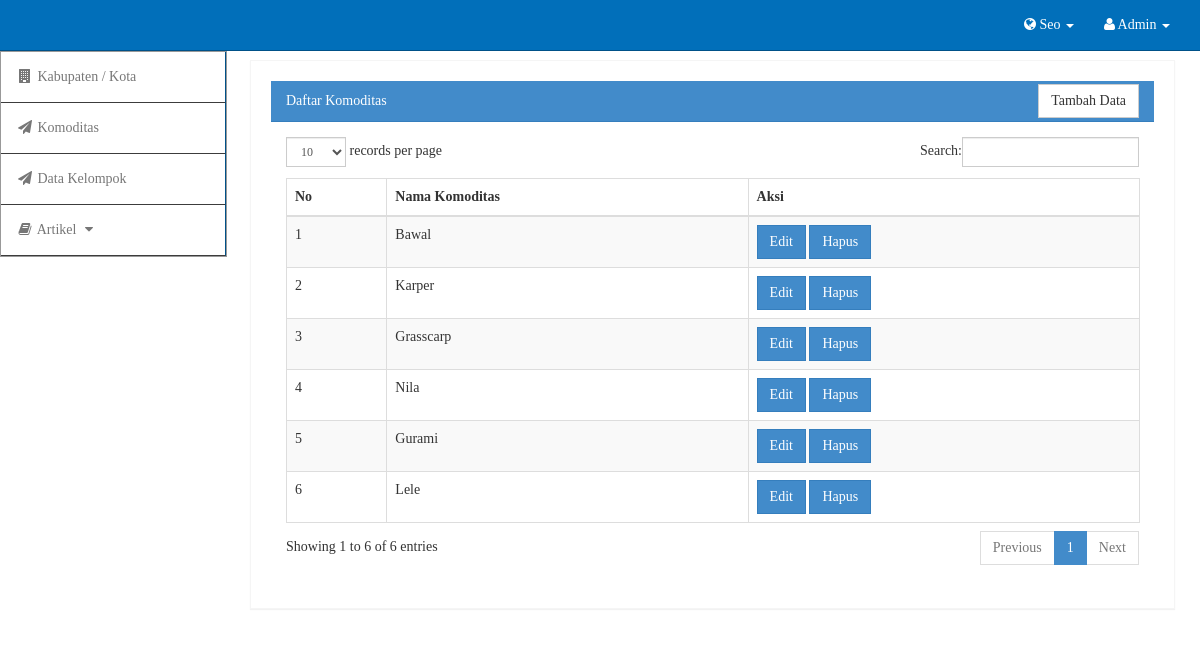
Before: /admin/media.php?module=komoditas (signed in) with the older database file.
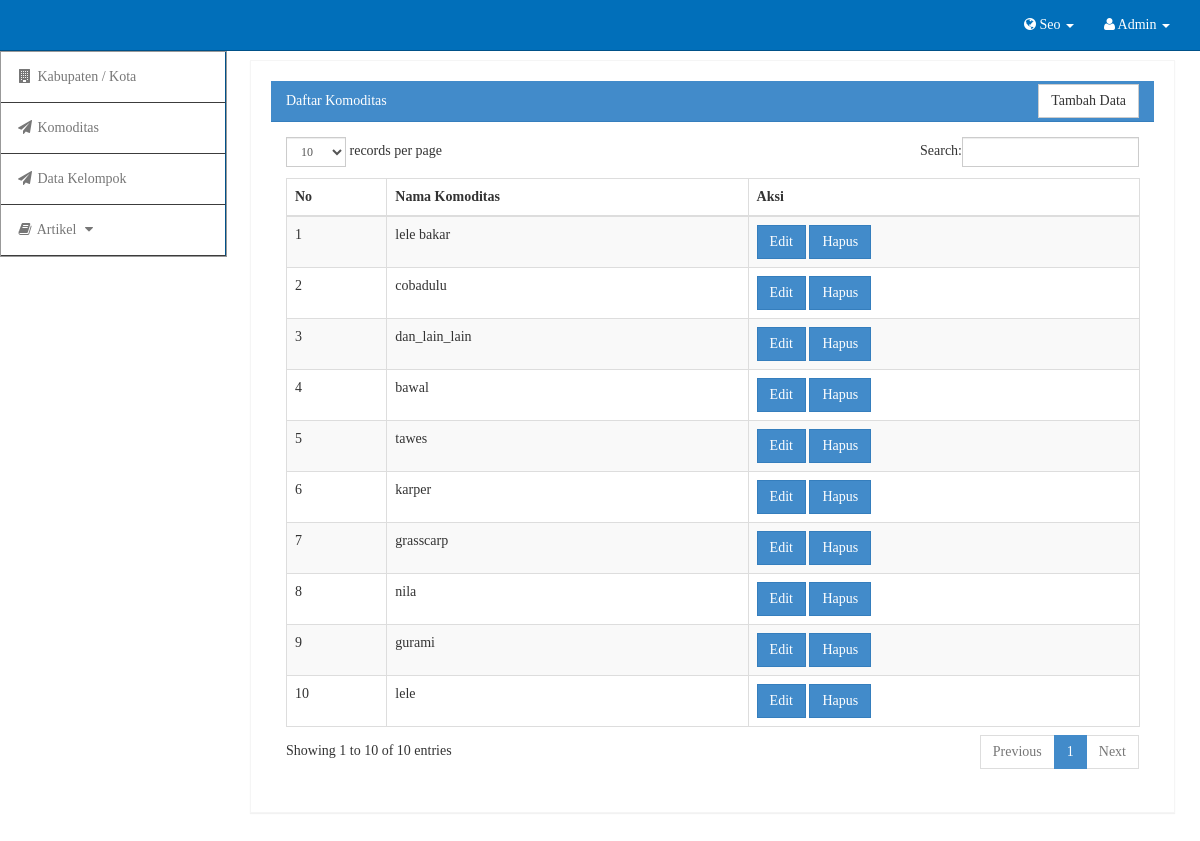
After: the same page with the newer database file.
### tables this page shows
CREATE TABLE IF NOT EXISTS `komoditas` (
`id_komoditas` int(11) NOT NULL,
  `nama` varchar(120) NOT NULL
);

### admin/modul/mod_komoditas/komoditas.php (the view, shortened to what this page needs)
<?php
 if (empty($_SESSION['username']) AND empty($_SESSION['passuser'])){
  echo "<link href='style.css' rel='stylesheet' type='text/css'>
 <center>Untuk mengakses modul, Anda harus login <br>";
  echo "<a href=../../index.php><b>LOGIN</b></a></center>";
}
else { ?>
		<?php
			$aksi="modul/mod_komoditas/aksi_komoditas.php";
			switch($_GET[act]){
				default:
		?>
				<div class="row">
					<div class="col-lg-12">
						<div class="panel panel-default">
							<div class="panel-heading">
								Daftar Komoditas
								<button type="button" class="btn btn-default pull-right tambah" onclick="location.href='?module=komoditas&act=insertnew'">Tambah Data</button>
							</div>
							<div class="panel-body">
								<div class="table-responsive">
									<table class="table table-striped table-bordered table-hover" id="dataTables-example">
										<thead>
											<tr>
												<th>No</th>
												<th>Nama Komoditas</th>
												<th>Aksi</th>
											</tr>
										</thead>
										<tbody>
											<?php
												$no=1;
												$komoditas= mysql_query("SELECT * FROM komoditas ORDER BY id_komoditas DESC") or die(mysql_error());
												while($m=mysql_fetch_array($komoditas)){
												?>
												<tr>
													<td><?php echo"$no" ?></td>
													<td><?php echo"$m[nama]" ?></td>
													<td class="center">
														<a href="<?php echo"?module=komoditas&act=edit&id=$m[id_komoditas]";?>">
														<button type="button" class="btn btn-primary">Edit</button></a>
														<a href="<?php echo"$aksi?module=komoditas&act=hapus&id=$m[id_komoditas]";?>" onclick="return confirm('Apakah anda yakin menghapus data ini?');"><button type="button" class="btn btn-primary">Hapus</button></a>
													</td>
												</tr>
											<?php $no++; } ?>
										</tbody>
									</table>
								</div>
							</div>
						</div>
					</div>
                </div>
			<?php break;
			?>
				<?php
		 } ?>
<?php } ?>

Changed rows visible on the page:
added komoditas: nama "lele bakar"
added komoditas: nama "cobadulu"
added komoditas: nama "dan_lain_lain"
changed komoditas: nama "Bawal" → "bawal"
added komoditas: nama "tawes"
changed komoditas: nama "Karper" → "karper"
changed komoditas: nama "Grasscarp" → "grasscarp"
changed komoditas: nama "Nila" → "nila"
changed komoditas: nama "Gurami" → "gurami"
changed komoditas: nama "Lele" → "lele"
Other visible differences:
text written by a page script: "records per page Search: Showing 1 to 6 of 6 entries Previous 1 Next" → "records per page Search: Showing 1 to 10 of 10 entries Previous 1 Next"
